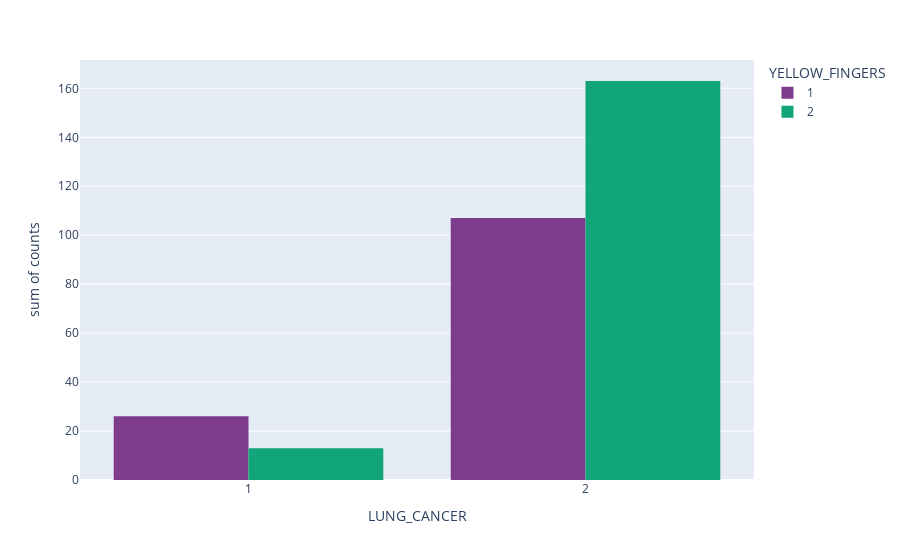

Source (notebook cell):
### Code cell
px.histogram(data_frame=dyf, x="LUNG_CANCER", y="counts", color="YELLOW_FINGERS", barmode='group',
             color_discrete_sequence=px.colors.qualitative.Bold)

### Figure 1 — Plotly figure (JSON) as saved in the notebook; plotly's stock layout.template omitted (floating-point values rounded to 4 significant figures)
{"data": [{"alignmentgroup": "True", "bingroup": "x", "histfunc": "sum", "hovertemplate": "YELLOW_FINGERS=1<br>LUNG_CANCER=%{x}<br>sum of counts=%{y}<extra></extra>", "legendgroup": "1", "marker": {"color": "rgb(127, 60, 141)", "pattern": {"shape": ""}}, "name": "1", "offsetgroup": "1", "orientation": "v", "showlegend": true, "type": "histogram", "x": [1, 2], "xaxis": "x", "y": [26, 107], "yaxis": "y"}, {"alignmentgroup": "True", "bingroup": "x", "histfunc": "sum", "hovertemplate": "YELLOW_FINGERS=2<br>LUNG_CANCER=%{x}<br>sum of counts=%{y}<extra></extra>", "legendgroup": "2", "marker": {"color": "rgb(17, 165, 121)", "pattern": {"shape": ""}}, "name": "2", "offsetgroup": "2", "orientation": "v", "showlegend": true, "type": "histogram", "x": [1, 2], "xaxis": "x", "y": [13, 163], "yaxis": "y"}], "layout": {"barmode": "group", "legend": {"title": {"text": "YELLOW_FINGERS"}, "tracegroupgap": 0}, "margin": {"t": 60}, "xaxis": {"anchor": "y", "domain": [0, 1], "title": {"text": "LUNG_CANCER"}}, "yaxis": {"anchor": "x", "domain": [0, 1], "title": {"text": "sum of counts"}}}}
